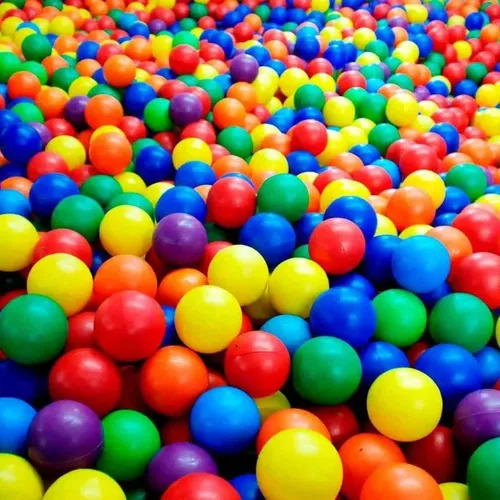
#> input picture imagens/imagem.jpg, 500 x 500 px
$ python 20-exemplo.py
#> lines starting #> are read from the running program, lines starting #| are printed output that depends on the picture
import cv2

imagem = cv2.imread('imagens/imagem.jpg')
#> imagem is the input picture: shape (500, 500, 3); mean B, G, R 83.2, 110.7, 131.8

(b, g, r) = cv2.split(imagem)
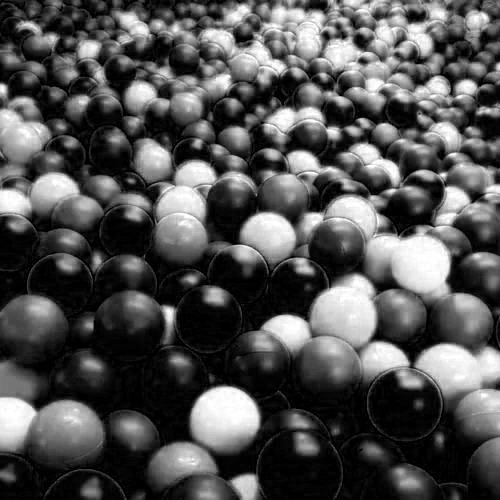
#> b: shape (500, 500); min 0, max 255, mean 83.2
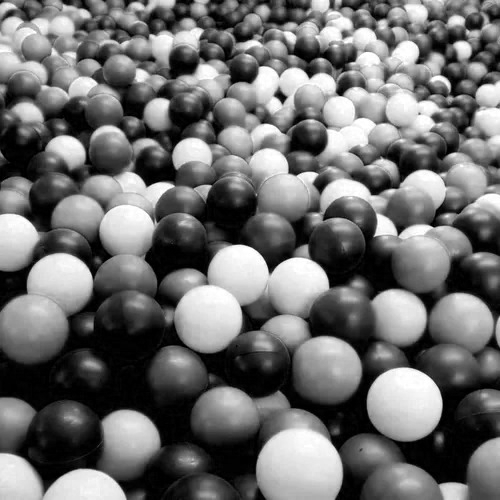
#> g: shape (500, 500); min 0, max 255, mean 110.7
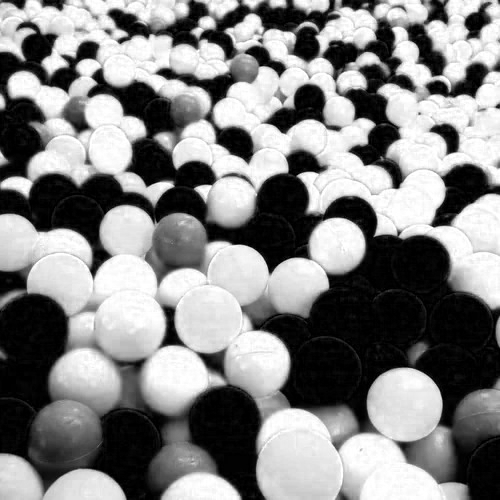
#> r: shape (500, 500); min 0, max 255, mean 131.8

cv2.imshow("Imagem Original", imagem)
cv2.imshow("Imagem Azul", b)
cv2.imshow("Imagem Verde", g)
cv2.imshow("Imagem Vermelho", r)

cv2.waitKey(0)
